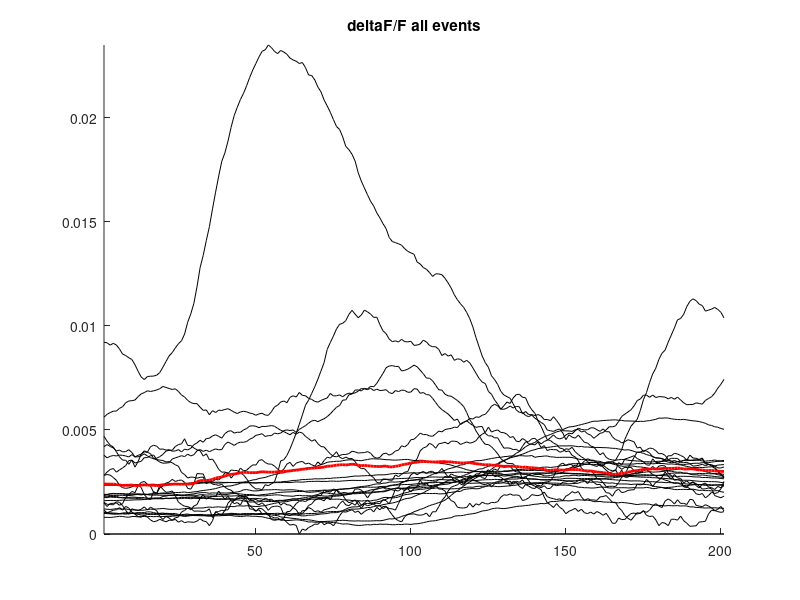

Write the MATLAB code that produced this figure. (Note: this script raises an error after producing the figure.)
%% Script for averaging data generated using scriptA and scriptB
%% Author: Ilaria Carta
%% This code works with previously saved variables (perievents created with scriptB for each exp, then stacked and saved in a matfile)
% computes zscores and area under curve

clear all
close all
data_path = 'C:\Users\user_domain\datafolder';                             %specify data path
addpath = data_path;
behavior_name = 'tailsuspension';
savdir = data_path;                                                        %select folder where you want to save results

load('all_tailsusp.mat');                                                  %use sample data provided or replace with data in the same format
%% split male and female datasets
all_events_M = [grooming_perievents_G4M4_ts; grooming_perievents_G6M1_ts; grooming_perievents_G6M3_ts; grooming_perievents_G6M4_ts; grooming_perievents_G7M2_ts];  %list all the perievent matrices that you need to analyze
all_events_F = [grooming_perievents_G5F1_ts; grooming_perievents_G5F2_ts; grooming_perievents_G7F6_ts];  %list all the perievent matrices that you need to analyze

%% calculations around event

all_events = [all_events_M; all_events_F];

figure

perievent_duration = 201;
d=perievent_duration;
plot(1:d, all_events(:,1:d), 'k');
hold on
plot(1:d, mean(all_events(:,1:d)), 'r', 'Linewidth',2);
axis tight
box off
%ylim([0 0.05])
title('deltaF/F all events') 


%% calculate zscores using baseline zscore (all datapoints and 1s bins)

length_baseline = 100;
rate=20;
n_bins=floor(length(all_events)./rate);

%%calculate zscore for Females

[m, n] = size(all_events_F);
zscore_container_F = zeros(m,n);
baseline_5s = zeros(m,length_baseline);
binned_zscore_container_F = zeros(n,n_bins);

for i=1:m
baseline_5s(i,:) = all_events_F(i,1:length_baseline);
zscore_container_F(i,:) =(all_events_F(i,:)-mean(baseline_5s(i,:)))./std(baseline_5s(i,:));
end

zscore_container_F(any(isnan(zscore_container_F),2),:) = [];                   %removes rows with NaNs
clear m n;
[m, n] = size(zscore_container_F);

for j=1:m
    for k=1:20:(n-20)                                                      %this number 20 is to bin the data every 20 datapoints, so every second
    binned_zscore_container_F(j,k)=nanmean(zscore_container_F(j,(k:k+20)));
    end
end

bins_zscore_container_F = binned_zscore_container_F(1:m,1:20:end);
clear baseline_5s;

%%calculate zscore for Males

[p, q] = size(all_events_M);

zscore_container_M = zeros(p,q);
baseline_5s = zeros(p,length_baseline);
binned_zscore_container_M = zeros(q,n_bins);

for i=1:p
baseline_5s(i,:) = all_events(i,1:length_baseline);
zscore_container_M(i,:) =(all_events(i,:)-mean(baseline_5s(i,:)))./std(baseline_5s(i,:));
end

zscore_container_M(any(isnan(zscore_container_M),2),:) = [];               %removes rows with NaNs
clear p q;
[p, q] = size(zscore_container_M);

for j=1:p
    for k=1:20:(q-20)                                                      %this number 20 is to bin the data every 20 datapoints, so every second
    binned_zscore_container_M(j,k)=nanmean(zscore_container_M(j,(k:k+20)));
    end
end

bins_zscore_container_M = binned_zscore_container_M(1:p,1:20:end);


%%peak zscore calculations
pre_event_start = 1;
pre_event_end = 101;
post_event_end = 201;                                                      %201 for 5 s, 401 for 10s
z_post_F = zscore_container_F(1:end, pre_event_end:post_event_end);        %change to 2:end if need to separate later from 1st event
z_post_F = zscore_container_F(1:end, pre_event_end:post_event_end);        %change to 2:end if need to separate later from 1st event
max_z_F=max(z_post_F, [], 2);                                              %for the row maximums

z_post_M = zscore_container_M(1:end, pre_event_end:post_event_end);        %change to 2:end if need to separate later from 1st event
z_post_M = zscore_container_M(1:end, pre_event_end:post_event_end);        %change to 2:end if need to separate later from 1st event
max_z_M=max(z_post_M, [], 2);                                              %for the row maximums

%% plot zscore data

% female heatmap
fps=20;                                                                    %specify frame rate
figure
subplot (3,2,1)
im_data = imagesc(zscore_container_F);
h = im_data;
h.AlphaData = ones(size(h.CData));
cb=colorbar;
caxis([0 10]);                                                             %caxis decides the lower and upper limits of the colorbar. 
xticks(1:5*fps:40*fps);
xticklabels(-5:5:30);
xlim([1 301])
xlabel('time from event onset(s)');
set(get(cb,'Title'),'String','z-score'); 
title('z score - all F events') 
xlim([1 301])
ax = gca;
ax.FontSize = 8; 

%male heatmap
subplot (3,2,2)
im_data = imagesc(zscore_container_M);
h = im_data;
h.AlphaData = ones(size(h.CData));
cb=colorbar;
caxis([0 10]);                                                             %caxis decides the lower and upper limits of the colorbar. 
xticks(1:5*fps:40*fps);
xticklabels(-5:5:30);
xlabel('time from event onset(s)');
set(get(cb,'Title'),'String','z-score'); 
title('z score - all M events') 
xlim([1 301])                                                              %customize axis limits
ax = gca;
ax.FontSize = 8; 

%line plot for both sexes
subplot (3,2,3)
stdshade(zscore_container_F, 0.2, 'm');                                    %stdshade function was downloaded separately
hold on
stdshade(zscore_container_M, 0.2, 'b');
axis tight
xticks(1:5*fps:40*fps);
xticklabels(-5:5:30);
xlabel('time from approach(s)');
ylabel('z-score');
title('avg z score') 
xlim([1 301])
ylim([-5 12]);                                                             %customize axis limits
title('mean z score and s.e.m.') 

%plot binned zscore
subplot (3,2,4)

avg_z_F = mean(bins_zscore_container_F);
avg_z_M = mean(bins_zscore_container_M);

st_error_F= sem(bins_zscore_container_F);
st_error_M= sem(bins_zscore_container_M);

s=scatter(1:n_bins,avg_z_F, 'm');
s.Marker = 'none';
er_M = errorbar(1:n_bins,avg_z_F,st_error_F);    
er_M.Color = 'm'; 
er_M.LineStyleMode = 'auto'; 

hold on
s=scatter(1:n_bins,avg_z_M, 'b');
s.Marker = 'none';
er_M = errorbar(1:n_bins,avg_z_M,st_error_M);    
er_M.Color = 'b'; 
er_M.LineStyleMode = 'auto'; 

ylabel('z-score');
xlabel('bins');
axis tight
box off
title('binned z-score and s.e.m.') 


%%Display and calculate area under the curve

subplot (3,2,5)                                                             

avg_F = mean(zscore_container_F);
avg_M = mean(zscore_container_M);

plot (1:401, avg_F(1:401));hold on
area(avg_F(1:401), 'Facecolor', 'm' , 'Facealpha', 0.2)
plot (1:401, avg_M(1:401));hold on
area(avg_M(1:401), 'Facecolor', 'b' , 'Facealpha', 0.2)
xlim([1 301]);                                                             %customize axis limits
xticks(1:5*fps:40*fps);
xticklabels(-5:5:30);
xlabel('time from event onset(s)');
box off
title('AUC') 

%calculate area under the curve 5s before and 5s after onset

auc_raw_M = trapz(zscore_container_M');                                    %the trapz function computes the AUC, while the area function is only for plotting
auc_raw_M_pre = trapz(zscore_container_M(1:p,1:201)');                     %isolate pre-onset 
auc_raw_M_post = trapz(zscore_container_M(1:p,201:301)');                  %isolate post-onset(make sure the pre and post time windows have the same length for the area to be comparable)

auc_raw_F = trapz(zscore_container_F');
auc_raw_F_pre = trapz(zscore_container_F(1:m,1:201)');
auc_raw_F_post = trapz(zscore_container_F(1:m,201:301)');


%%Plot AUC pre/post with error bars

subplot (3,2,6)

max_size = p+m;
auc_rawdata = nan(2,max_size);
auc_rawdata(1,1:m)=auc_raw_F_post(1:m);
auc_rawdata(2,1:p)=auc_raw_M_post(1:p);

bar(1:2,nanmean(auc_rawdata'));                                            %plot AUC values in a bargraph
hold on
plot(1:2,auc_rawdata,'o');
xlab = {'females' 'males'};
set(gca,'xtick',1:2,'xticklabel',xlab, 'Fontsize' , 8);
ylabel('AUC');
title('average AUC and s.e.m.') 

%save this dataset
dataset_name = strcat(behavior_name, 'results_all_trials');                %combine strings to save results
savdir = data_path;
save(fullfile(savdir,dataset_name),'zscore_container_F', 'zscore_container_M', 'bins_zscore_container_F', 'bins_zscore_container_M', 'max_z_F', 'max_z_M', 'auc_raw_F_pre', 'auc_raw_F_post', 'auc_raw_M_pre', 'auc_raw_M_post');

